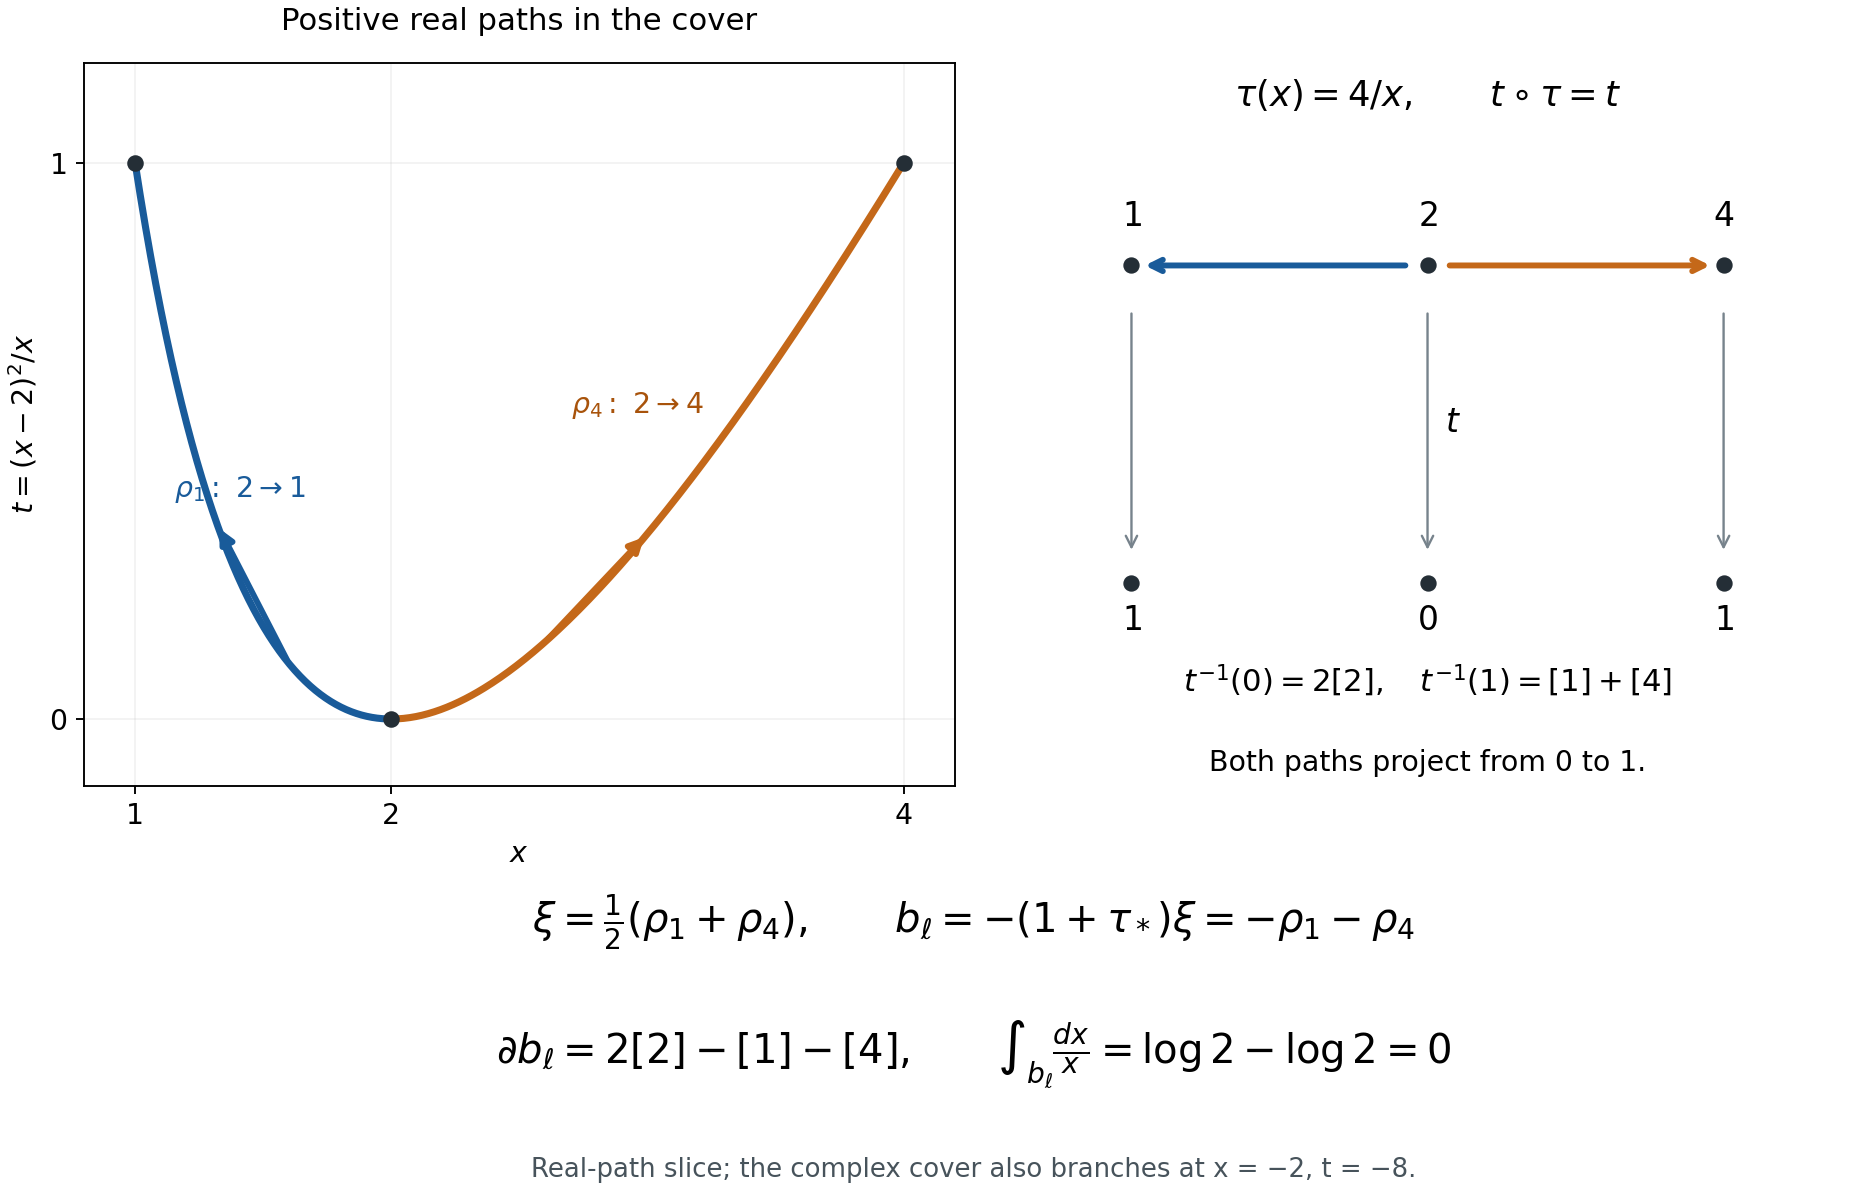

Source code (Python):
"""Real-path slice of the degree-two cover in Exercise 22.132."""
from pathlib import Path
import matplotlib
matplotlib.use("Agg")
import matplotlib.pyplot as plt
import numpy as np

plt.rcParams.update({"font.size": 12, "mathtext.fontset": "dejavusans"})
fig = plt.figure(figsize=(11, 7), layout="constrained")
gs = fig.add_gridspec(2, 2, height_ratios=[3, 1.25])
ax = fig.add_subplot(gs[0, 0])
left = np.linspace(1, 2, 200)
right = np.linspace(2, 4, 250)
ax.plot(left, (left - 2)**2 / left, lw=3, color="#195b9a")
ax.plot(right, (right - 2)**2 / right, lw=3, color="#c46819")
for start, end, color in [(1.60, 1.32, "#195b9a"), (2.6, 3.0, "#c46819")]:
    ax.annotate("", xy=(end, (end-2)**2/end),
                xytext=(start, (start-2)**2/start),
                arrowprops={"arrowstyle": "-|>", "color": color, "lw": 2.5})
ax.scatter([1, 2, 4], [1, 0, 1], c="#242e36", zorder=4)
ax.annotate(r"$\rho_1:\ 2\to1$", (1.15, .40), color="#195b9a")
ax.annotate(r"$\rho_4:\ 2\to4$", (2.7, .55), color="#a8530b")
ax.set(xlim=(.8, 4.2), ylim=(-.12, 1.18), xlabel=r"$x$",
       ylabel=r"$t=(x-2)^2/x$", xticks=[1, 2, 4], yticks=[0, 1])
ax.set_title("Positive real paths in the cover", fontsize=13, pad=14)
ax.grid(alpha=.15)

bx = fig.add_subplot(gs[0, 1])
bx.set_xlim(0, 1); bx.set_ylim(0, 1); bx.axis("off")
bx.text(.5, .94, r"$\tau(x)=4/x,\qquad t\circ\tau=t$",
        ha="center", fontsize=15)
for yy, names, xs in [(.72, ["1", "2", "4"], [.16, .50, .84]),
                      (.28, ["1", "0", "1"], [.16, .50, .84])]:
    for xx, name in zip(xs, names):
        bx.scatter([xx], [yy], s=35, c="#242e36")
        offset = .055 if yy > .5 else -.065
        bx.text(xx, yy + offset, rf"${name}$", ha="center", fontsize=14)
for xx in [.16, .50, .84]:
    bx.annotate("", xy=(xx, .32), xytext=(xx, .66),
                arrowprops={"arrowstyle": "->", "color": "#77838c"})
bx.text(.52, .49, r"$t$", fontsize=14)
bx.annotate("", xy=(.17, .72), xytext=(.48, .72),
            arrowprops={"arrowstyle": "->", "color": "#195b9a", "lw": 2.5})
bx.annotate("", xy=(.83, .72), xytext=(.52, .72),
            arrowprops={"arrowstyle": "->", "color": "#c46819", "lw": 2.5})
bx.text(.5, .13, r"$t^{-1}(0)=2[2],\quad t^{-1}(1)=[1]+[4]$",
        ha="center", fontsize=13)
bx.text(.5, .02, "Both paths project from 0 to 1.", ha="center", fontsize=12)

cx = fig.add_subplot(gs[1, :]); cx.axis("off")
cx.text(.5, .83, r"$\xi=\frac{1}{2}(\rho_1+\rho_4),\qquad{}"
        r"b_\ell=-(1+\tau_*)\xi=-\rho_1-\rho_4$",
        ha="center", fontsize=17)
cx.text(.5, .40, r"$\partial b_\ell=2[2]-[1]-[4],\qquad"
        r"\int_{b_\ell}\frac{dx}{x}=\log2-\log2=0$",
        ha="center", fontsize=17)
cx.text(.5, .02, "Real-path slice; the complex cover also branches at x = −2, t = −8.",
        ha="center", color="#47535b", fontsize=11)
fig.savefig(Path(__file__).with_suffix(".png"), dpi=170, facecolor="white")
plt.close(fig)
